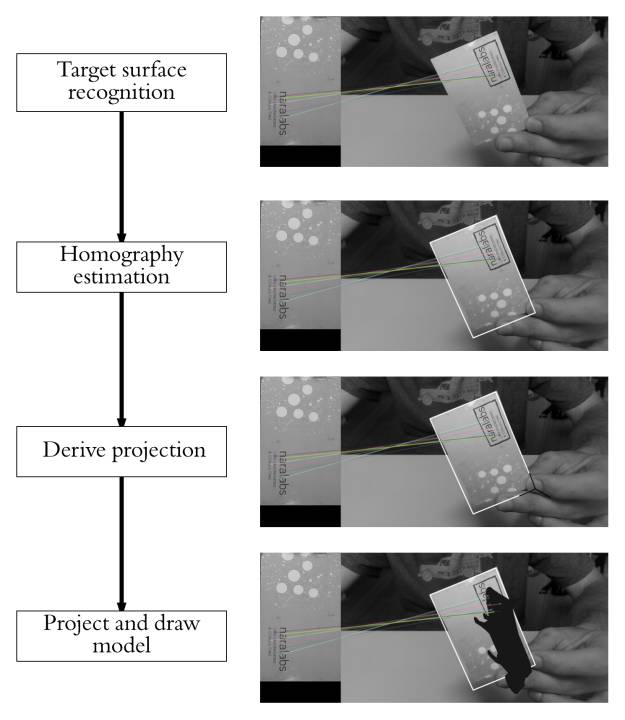
#> input picture LAB10/AR Pipeline.jpeg, 625 x 720 px
$ jupyter execute ARusingFeaturematching.ipynb
#> lines starting #> are read from the running program, lines starting #| are printed output that depends on the picture; after the words box and inside, x2 and y2 are one past the last pixel; in counts of white or black regions, pixels touching at a corner belong together
[cell 1]
import cv2
import numpy as np
from matplotlib import pyplot as plt

[cell 2]
# Path to the image
path = "AR Pipeline.jpeg"
img = cv2.imread(path)
#> img is the input picture: shape (720, 625, 3); mean B, G, R 179.1, 179.2, 179.2

print("Image loaded")
print("Image shape:", img.shape)
#| Image shape: (720, 625, 3)

# Convert BGR to RGB
img_rgb = cv2.cvtColor(img, cv2.COLOR_BGR2RGB)

# Display image
plt.figure(figsize=(16, 10))
plt.imshow(img_rgb)
plt.title("AR Feature Matching Pipeline")
plt.axis("off")
plt.tight_layout()
plt.show()

[cell 3]
# Path
ref_path = "left_view.png"
scene_path = "right_view.png"

# Read images
reference_img = cv2.imread(ref_path)
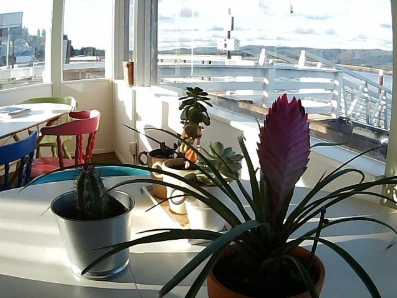
#> input picture LAB10/left_view.png, 397 x 298 px
#> reference_img is the input picture: shape (298, 397, 3); mean B, G, R 135.6, 139.8, 138.1
scene_img = cv2.imread(scene_path)
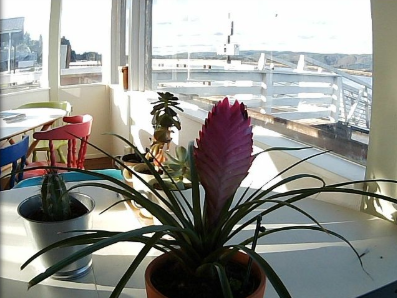
#> input picture LAB10/right_view.png, 397 x 298 px
#> scene_img is the input picture: shape (298, 397, 3); mean B, G, R 142.4, 147.9, 147.6

if reference_img is None or scene_img is None:
    print("Error loading images")
    exit()

print("Reference:", reference_img.shape)
#| Reference: (298, 397, 3)
print("Scene:", scene_img.shape)
#| Scene: (298, 397, 3)

ref_h, ref_w = reference_img.shape[:2]
#> ref_h = 298; ref_w = 397

# Convert to grayscale
ref_gray = cv2.cvtColor(reference_img, cv2.COLOR_BGR2GRAY)
scene_gray = cv2.cvtColor(scene_img, cv2.COLOR_BGR2GRAY)
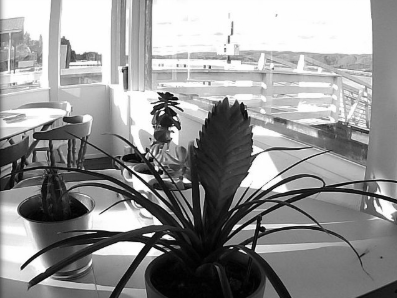
#> scene_gray: shape (298, 397); min 0, max 255, mean 147.2

print("Images loaded")

[cell 4]
# Step 1: ORB feature detection
orb = cv2.ORB_create(nfeatures=1000)

ref_kp, ref_desc = orb.detectAndCompute(ref_gray, None)
#> ref_kp = 993 keypoints; strongest (x, y, size): (256, 169, 31), (188, 163, 31), (186, 162, 31), (186, 164, 37.2)
scene_kp, scene_desc = orb.detectAndCompute(scene_gray, None)
#> scene_kp = 976 keypoints; strongest (x, y, size): (143, 245, 31), (249, 247, 31), (152, 248, 31), (143, 152, 31)

print("Reference Keypoints:", len(ref_kp))
#| Reference Keypoints: 993
print("Scene Keypoints:", len(scene_kp))
#| Scene Keypoints: 976

ref_vis = cv2.drawKeypoints(reference_img, ref_kp, None, color=(0,255,0))
scene_vis = cv2.drawKeypoints(scene_img, scene_kp, None, color=(0,255,0))

plt.figure(figsize=(16,6))

plt.subplot(1,2,1)
plt.imshow(cv2.cvtColor(ref_vis, cv2.COLOR_BGR2RGB))
plt.title("Reference Features")
plt.axis("off")

plt.subplot(1,2,2)
plt.imshow(cv2.cvtColor(scene_vis, cv2.COLOR_BGR2RGB))
plt.title("Scene Features")
plt.axis("off")

plt.show()
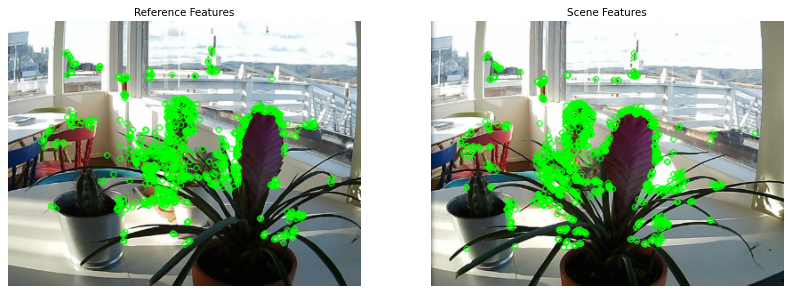
#> figure drawn by matplotlib, 2 panels

[cell 5]
# Step 2: Feature Matching

# Match descriptors
bf = cv2.BFMatcher(cv2.NORM_HAMMING, crossCheck=False)
matches = bf.knnMatch(ref_desc, scene_desc, k=2)
#> matches = 993 matches

# Lowe's ratio test
good_matches = []
for pair in matches:
    if len(pair) == 2:
        m, n = pair
        if m.distance < 0.75 * n.distance:
            good_matches.append(m)
#> after the loop, good_matches = 65 matches

print("Total raw matches:", len(matches))
#| Total raw matches: 993
print("Good matches:", len(good_matches))
#| Good matches: 65

if len(matches) > 0:
    print("Match quality:", round(len(good_matches)/len(matches)*100, 2), "%")
#| Match quality: 6.55 %

match_img = cv2.drawMatches(reference_img, ref_kp,
                             scene_img, scene_kp,
                             good_matches[:100], None, flags=2)
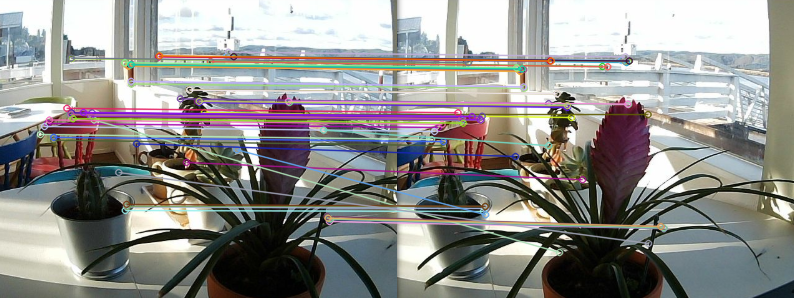
#> match_img: shape (298, 794, 3); mean B, G, R 139.6, 142.4, 143.2

plt.figure(figsize=(18,6))
plt.imshow(cv2.cvtColor(match_img, cv2.COLOR_BGR2RGB))
plt.title("Feature Matches")
plt.axis("off")
plt.show()

[cell 6]
# Step 3: Compute homography
src_pts = np.float32([ref_kp[m.queryIdx].pt for m in good_matches])
#> src_pts = 65 pairs, first value 40 to 330, second value 51.6 to 221
dst_pts = np.float32([scene_kp[m.trainIdx].pt for m in good_matches])
#> dst_pts = 65 pairs, first value 34 to 266.4, second value 56.4 to 252

print("Reference points:", src_pts.shape)
#| Reference points: (65, 2)
print("Scene points:", dst_pts.shape)
#| Scene points: (65, 2)

H, mask = cv2.findHomography(src_pts, dst_pts, cv2.RANSAC, 5.0)
#> H = [[0.799, -0.124, 13.93], [-0.0373, 0.806, 13.78], [-0.000536, -0.000804, 1]]; mask = 65 values, max 1 at index 5, min 0 at index 0, mean 0.631

if H is None:
    print("Homography failed")
    exit()

print("\nHomography matrix:\n", H)
#| Homography matrix:
#|  [[ 7.98547367e-01 -1.24251400e-01  1.39260613e+01]
#|  [-3.72913083e-02  8.05661980e-01  1.37845560e+01]
#|  [-5.36080666e-04 -8.04118548e-04  1.00000000e+00]]

inliers = np.sum(mask)
#> inliers = 41
print("\nInliers:", inliers)
#| Inliers: 41
print("Outliers:", len(good_matches) - inliers)
#| Outliers: 24.0

# Draw detected region
corners = np.float32([[0,0],[ref_w,0],[ref_w,ref_h],[0,ref_h]])
#> corners = [[0, 0], [397, 0], [397, 298], [0, 298]]
transformed = cv2.perspectiveTransform(corners.reshape(-1,1,2), H)
#> transformed = [[13.93, 13.78], [420.4, -1.3], [536.8, 436.6], [-30.38, 333.9]]

scene_marked = scene_img.copy()
cv2.polylines(scene_marked, [np.int32(transformed)], True, (0,255,0), 3)
cv2.putText(scene_marked, "Detected Marker Region",
            (20, 40),
            cv2.FONT_HERSHEY_SIMPLEX,
            1,
            (0, 255, 0),
            2)
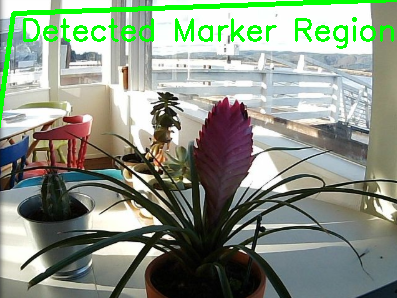
#> scene_marked: shape (298, 397, 3); mean B, G, R 132.8, 149.1, 138

plt.imshow(cv2.cvtColor(scene_marked, cv2.COLOR_BGR2RGB))
plt.title("Detected Marker")
plt.axis("off")
plt.show()

[cell 7]
# Step 4: Project and Draw 3D models

# Project cube
def project_cube(H, sx, sy, sz):
    pts = np.float32([
        [0,0,0],[sx,0,0],[0,sy,0],[sx,sy,0],
        [0,0,-sz],[sx,0,-sz],[0,sy,-sz],[sx,sy,-sz]
    ])
    out = []
    for p in pts:
        p_h = np.array([p[0], p[1], 1])
        proj = H @ p_h
        out.append(proj[:2]/proj[2])
    return np.array(out)

# Draw cube
def draw_cube(img, pts):
    edges = [(0,1),(1,5),(5,4),(4,0),(2,3),(3,7),(7,6),(6,2),
             (0,2),(1,3),(5,7),(4,6)]
    for s,e in edges:
        cv2.line(img, tuple(map(int, pts[s])), tuple(map(int, pts[e])), (255,0,255), 3)

# Project axes
def project_axes(H, size):
    pts = np.float32([[0,0,0],[size,0,0],[0,size,0],[0,0,-size]])
    out = []
    for p in pts:
        p_h = np.array([p[0], p[1], 1])
        proj = H @ p_h
        out.append(proj[:2]/proj[2])
    return np.array(out)

# Draw axes
def draw_axes(img, pts):
    o = tuple(map(int, pts[0]))
    cv2.line(img, o, tuple(map(int, pts[1])), (0,0,255), 3)
    cv2.line(img, o, tuple(map(int, pts[2])), (0,255,0), 3)
    cv2.line(img, o, tuple(map(int, pts[3])), (255,0,0), 3)

[cell 8]
# Step 5: AR Rendering

# Define sizes
sx = int(ref_w * 0.7)
#> sx = 277
sy = int(ref_h * 0.7)
#> sy = 208
sz = int(ref_h * 0.6)
#> sz = 178

# Cube
img_cube = scene_img.copy()
cube_pts = project_cube(H, sx, sy, sz)
#> the loop in project_cube, `for p in pts:` made 8 passes
#> proj on passes 1 to 8: [13.93, 13.78, 1], [235.1, 3.45, 0.852], [-11.92, 181.4, 0.833], [209.3, 171, 0.684], [13.93, 13.78, 1], [235.1, 3.45, 0.852], [-11.92, 181.4, 0.833], [209.3, 171, 0.684]
#> after the loop in project_cube, `for p in pts:`: out = [[13.93, 13.78], [276.1, 4.06], [-14.31, 217.8], [305.9, 250], [13.93, 13.78], [276.1, 4.06], [-14.31, 217.8], [305.9, 250]]
#> cube_pts has the same summary as out in project_cube
draw_cube(img_cube, cube_pts)

cv2.putText(img_cube, "3D Cube Overlay",
            (20, 40),
            cv2.FONT_HERSHEY_SIMPLEX,
            1,
            (255, 0, 255),
            2)
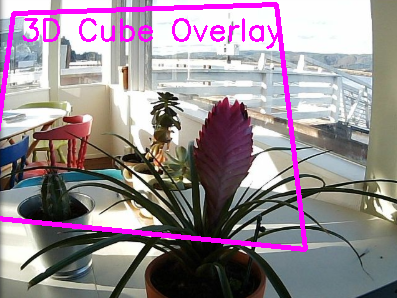
#> img_cube: shape (298, 397, 3); mean B, G, R 146, 137.9, 151.3

# Axes
img_axes = scene_img.copy()
axes_pts = project_axes(H, max(sx, sy))
#> the loop in project_axes, `for p in pts:` made 4 passes
#> after the loop in project_axes, `for p in pts:`: out = [[13.93, 13.78], [276.1, 4.06], [-26.36, 304.9], [13.93, 13.78]]
#> axes_pts has the same summary as out in project_axes
draw_axes(img_axes, axes_pts)
#> in draw_axes, `o = tuple(map(int, pts[0]))`: o = (13, 13)
#> in draw_axes, `cv2.line(img, o, tuple(map(int, pts[2])), (0,255,0), 3)`:
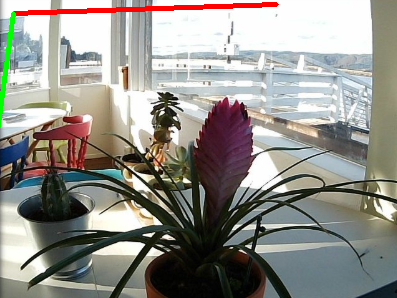
#> img: shape (298, 397, 3); mean B, G, R 139, 145.6, 147.1
#> in draw_axes, `cv2.line(img, o, tuple(map(int, pts[3])), (255,0,0), 3)`: img: shape (298, 397, 3); 0.01% of pixels changed, all inside (x1, y1, x2, y2) = (11, 11, 16, 16)

cv2.putText(img_axes, "3D Axes",
            (20, 40),
            cv2.FONT_HERSHEY_SIMPLEX,
            1,
            (0, 0, 255),
            2)
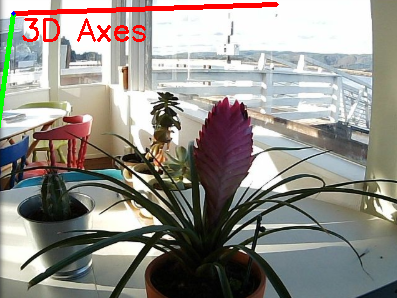
#> img_axes: shape (298, 397, 3); mean B, G, R 137.5, 144, 147.4

plt.figure(figsize=(16,6))

plt.subplot(1,2,1)
plt.imshow(cv2.cvtColor(img_cube, cv2.COLOR_BGR2RGB))
plt.title("3D Cube")
plt.axis("off")

plt.subplot(1,2,2)
plt.imshow(cv2.cvtColor(img_axes, cv2.COLOR_BGR2RGB))
plt.title("3D Axes")
plt.axis("off")

plt.show()
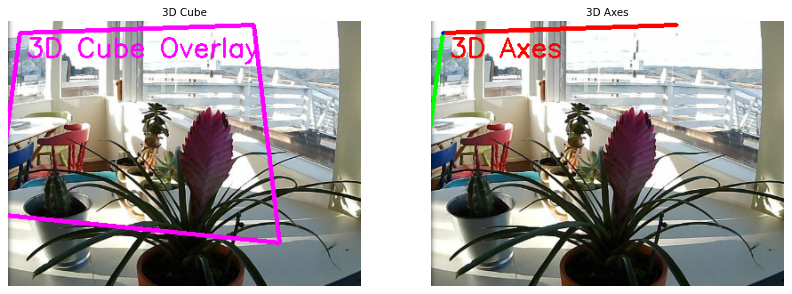
#> figure drawn by matplotlib, 2 panels

[cell 9]
# Summary

print("Features (ref, scene):", len(ref_kp), len(scene_kp))
#| Features (ref, scene): 993 976
print("Good matches:", len(good_matches))
#| Good matches: 65
print("Inliers:", inliers)
#| Inliers: 41

print("AR pipeline complete")
